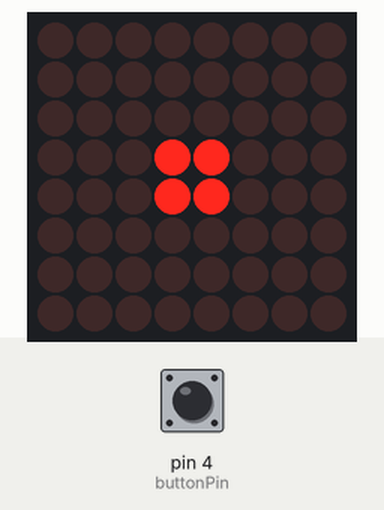
Recording of a sketch running on a simulated Arduino Uno, built with avr-gcc and run on an emulated ATmega328P. On the bench: 8×8 LED matrix. Inputs (shaded band) come from the test bench; at power-on: pin 4 (buttonPin) HIGH. Random numbers use the default seed unless the sketch sets one.

Above: at 0.05 s.
At 1.47 s:
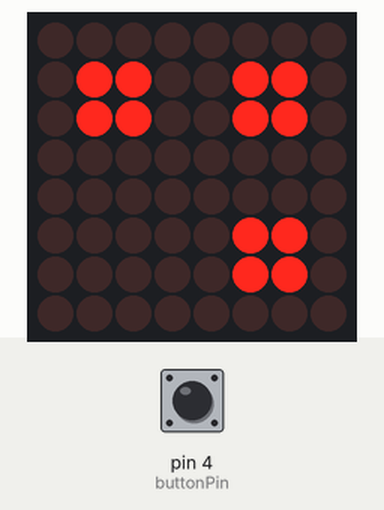
1.5 s: pin 4 (buttonPin) pulled LOW for 3.2 s
At 4.6 s:
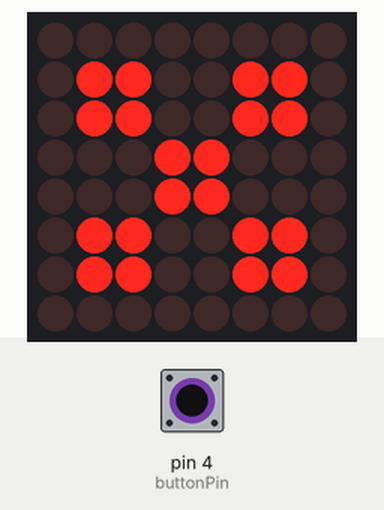

The sketch:

dieRoll.ino
```cpp
//www.elegoo.com
//2016.12.9

//We always have to include the library
#include "LedControl.h"

LedControl lc=LedControl(12,10,11,1);
int buttonPin = 4;
int buttonState = 0;

/* we always wait a bit between updates of the display */
unsigned long delaytime1=100;
unsigned long longDelay=2000;

void setup() {
  pinMode(buttonPin, INPUT_PULLUP);

  lc.shutdown(0,false);
  /* Set the brightness to a medium values */
  lc.setIntensity(0,1);
  /* and clear the display */
  lc.clearDisplay(0);

  Serial.begin( 9600);
}

String list[8] = {"one","two","three","four","five","six"};
byte one[8]={B00000000,B00000000,B00000000,B00011000,B00011000,B00000000,B00000000,B00000000};
byte two[8]={B00000000,B01100000,B01100000,B00000000,B00000000,B00000110,B00000110,B00000000};
byte three[8]={B00000000,B01100110,B01100110,B00000000,B00000000,B00000110,B00000110,B00000000};
byte four[8]={B00000000,B01100110,B01100110,B00000000,B00000000,B01100110,B01100110,B00000000};
byte five[8]={B00000000,B01100110,B01100110,B00011000,B00011000,B01100110,B01100110,B00000000};
byte six[8]={B00000000,B11011011,B11011011,B00000000,B00000000,B11011011,B11011011,B00000000};

void writeOne(){
  for(int i = 0; i < 8; i++){
    lc.setRow(0, i, one[i]);
  }
}
void writeTwo(){
  for(int i = 0; i < 8; i++){
    lc.setRow(0, i, two[i]);
  }
}
void writeThree(){
  for(int i = 0; i < 8; i++){
    lc.setRow(0, i, three[i]);
  }
}
void writeFour(){
  for(int i = 0; i < 8; i++){
    lc.setRow(0, i, four[i]);
  }
}
void writeFive(){
  for(int i = 0; i < 8; i++){
    lc.setRow(0, i, five[i]);
  }
}
void writeSix(){
  for(int i = 0; i < 8; i++){
    lc.setRow(0, i, six[i]);
  }
}

void printDie(){
  writeOne();
  delay(delaytime1);
  writeTwo();
  delay(delaytime1);
  writeThree();
  delay(delaytime1);
  writeFour();
  delay(delaytime1);
  writeFive();
  delay(delaytime1);
  writeSix();
  delay(delaytime1);
}

void pickFace(){
  int num = random(1,6);

  if(num == 1){
    writeOne();
  }else if(num == 2){
    writeTwo();
  }else if(num == 3){
    writeThree();
  }else if(num == 4){
    writeFour();
  }else if(num == 5){
    writeFive();
  }else if(num == 6){
    writeSix();
  }
  delay(longDelay);
}

void loop() {
  buttonState = digitalRead(buttonPin);
  if(buttonState == LOW){
    pickFace();
  }else{
    printDie();
  }
  buttonState = digitalRead(buttonPin);
}
```
